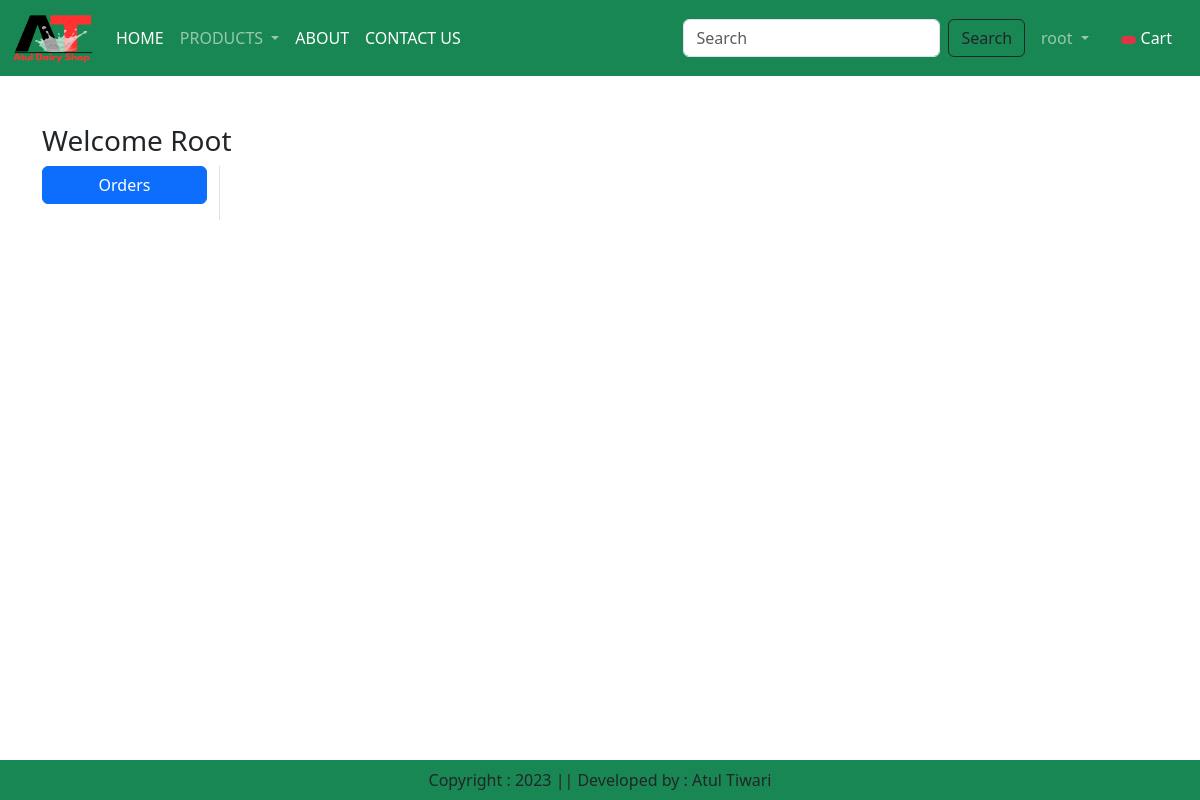
Page /orders/ (signed in) on the earlier database version.
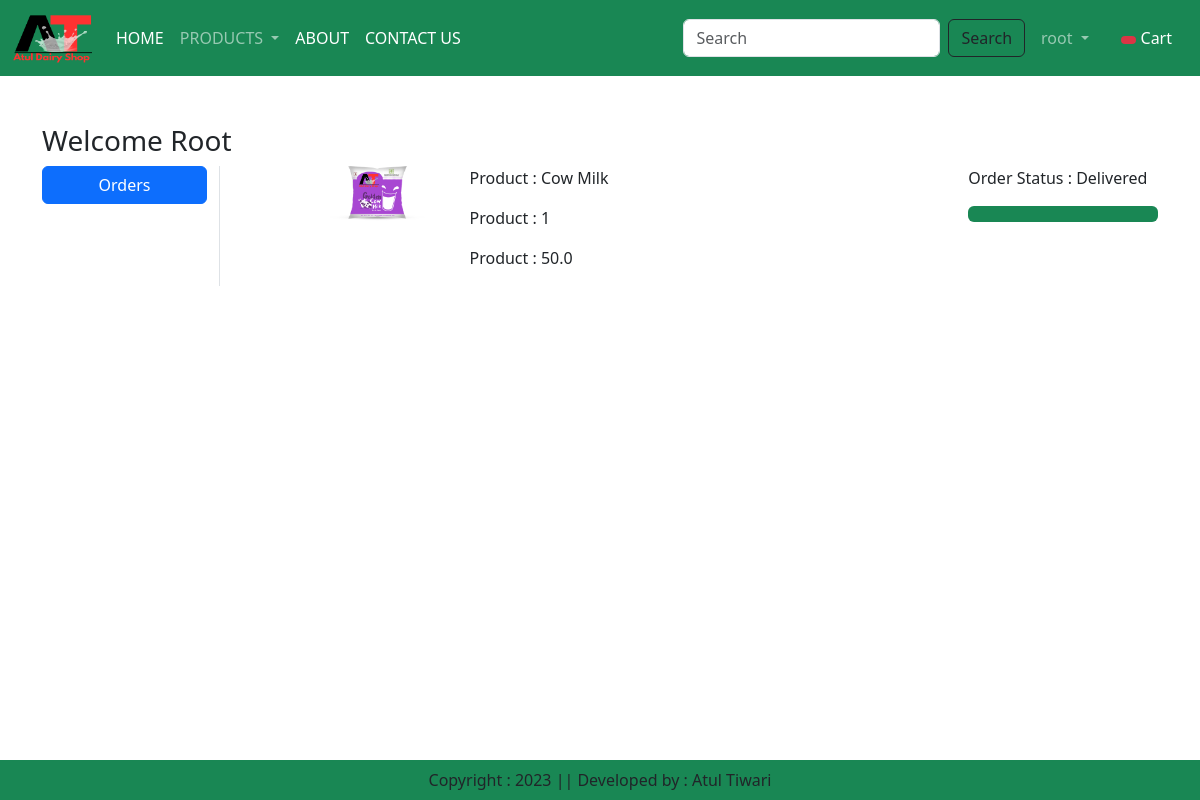
Same page on the later database version.
### app/models.py (models this page shows, shortened)
class OrderPlaced(models.Model):
    user = models.ForeignKey(User,on_delete=models.CASCADE)
    customer = models.ForeignKey(Customer,on_delete=models.CASCADE)
    product = models.ForeignKey(Product,on_delete=models.CASCADE)
    quantity = models.PositiveIntegerField(default=1)
    ordered_date = models.DateTimeField(auto_now_add=True)
    status = models.CharField(max_length=50,choices=STATUS_CHOICE,default='Pending')
    payment = models.ForeignKey(Payment,on_delete=models.CASCADE,default="")
    @property
    def total_cost(self):
        return self.quantity * self.product.discounted_price

class Product(models.Model):
    title = models.CharField(max_length=100)
    selling_price = models.FloatField()
    discounted_price = models.FloatField()
    description = models.TextField()
    composition = models.TextField(default='')
    prodapp = models.TextField(default='')
    category = models.CharField(choices=CATEGORY_CHOICES, max_length=2)
    product_image = models.ImageField(upload_to='product')

### app/views.py (the view)
# urls.py: path('orders/', views.orders, name='orders'),
@login_required
def orders(request):
    totalitem = 0
    if request.user.is_authenticated:
        totalitem = len(Cart.objects.filter(user=request.user))
    order_placed=OrderPlaced.objects.filter(user=request.user)
    return render(request, 'app/orders.html',locals())

### app/templates/app/orders.html (shortened to what this page needs)
{% extends 'app/base.html' %}
{% load static %}
{% block main-content %}
    <div class="container my-5">
        <div class="row">
            <h3>Welcome <span class="text-capitalize">{{request.user}}</span></h3>
            <div class="col-sm-2 border-end">
                <ul class="list-unstyled">
                    <li class="d-grid"><a href="{% url 'orders' %}" class="btn btn-primary">Orders</a></li>
                </ul>
            </div>
            <div class="col-sm-9 offset-sm-1">
                {% for op in order_placed %}
                    <div class="row">
                        <div class="col-sm-2">
                            <img src="{{op.product.product_image.url}}" class="img-fluid" height="100" width="100"/>
                        </div>
                        <div class="col-sm-7">
                            <p>Product : {{op.product.title}}</p>
                            <p>Product : {{op.quantity}}</p>
                            <p>Product : {{op.total_cost}}
                        </div>
                        <div class="col-sm-3">
                            <p>Order Status : {{op.status}} </p>
                            {% if op.status == 'Delivered' %}
                            <div class="progress">
                                <div class="progress-bar bg-success" role="progressbar" style="width: 100%" aria-valuenow="100" aria-valuemin="0" aria-valuemax="100"></div>
                            </div>
                            {% endif %}
                        </div>
                    </div>
                {% endfor %}
            </div>
        </div>
    </div>
{% endblock main-content %}

Differences in the rows shown:
added OrderPlaced: product.product_image (picture), product "Cow Milk", quantity "1", total_cost "50.0", status "Delivered"
